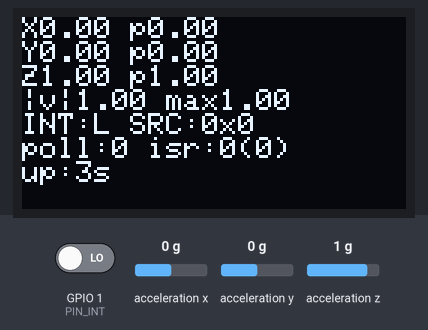
Simulated run of this sketch. Board: ESP32-C3. On the bench: 128×64 one-colour display. Wiring (inferred from the names in the program): MMA8452 accelerometer at I2C address 0x1D. Inputs (shaded band) come from the test bench; at power-on: GPIO 1 (PIN_INT) LOW, acceleration x 0 g, acceleration y 0 g, acceleration z 1 g.

Above: at 3.2 s.
3.3 s: GPIO 1 (PIN_INT) driven HIGH
At 4.8 s:
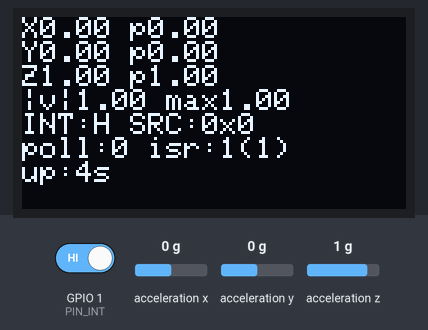
6.3 s: acceleration x set to -1.4 g
At 7.8 s:
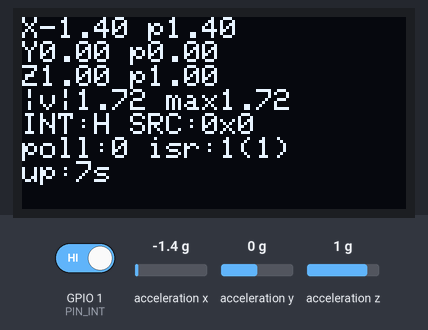
8.5 s: acceleration y set to -1.4 g
At 9.7 s:
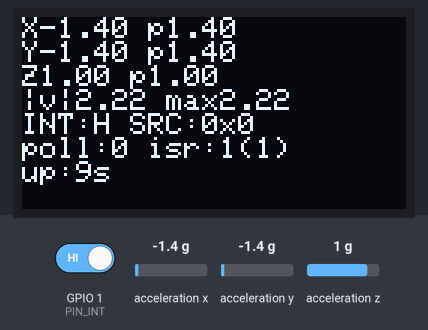
10.5 s: acceleration z set to -1.4 g
At 11.8 s:
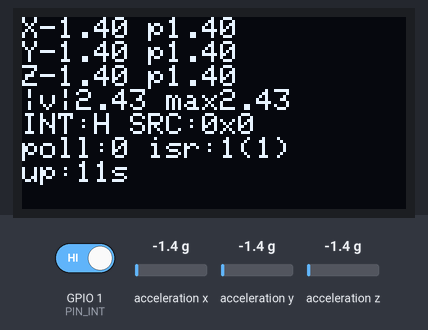
12.5 s: GPIO 1 (PIN_INT) driven LOW
At 13.8 s:
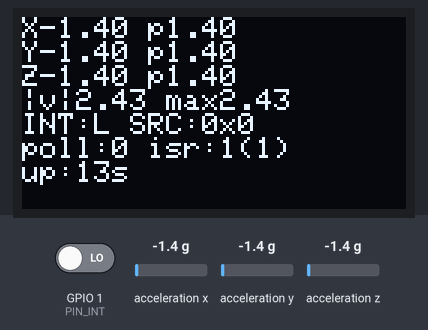
14.5 s: acceleration x set to -0.8 g
At 15.8 s:
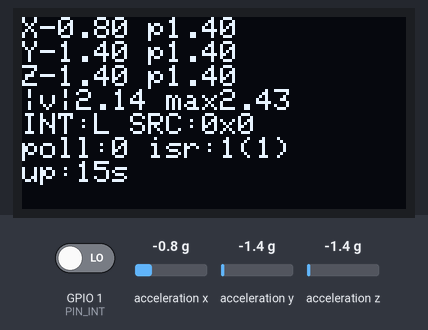
Timing chart, 0 to 17.5 s (numbered marks = the images above; inputs shaded):
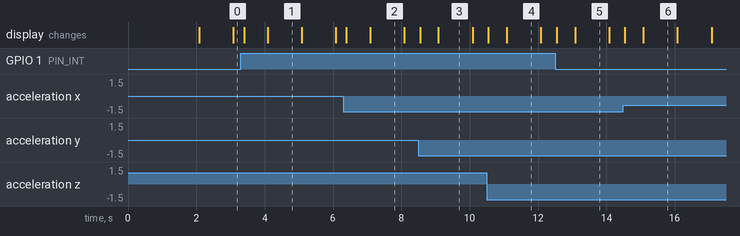

Measured:
- after the input at 3.3 s, the display: first changes after 0.09 s (image 1 shows a later state)
- after the input at 12.5 s, the display: first changes at once (image 5 shows a later state)
- what the display in image 1 shows lasts 1.0 s, from 4.1 s to 5.1 s

The sketch:

03_mma8452_test.ino
```cpp
// ESP32-C3 mini + MMA8452Q (GY-45) 가속도센서 + OLED
// I2C : SDA=GPIO8, SCL=GPIO9 (OLED 공유)
// INT : GPIO1 <- MMA8452 INT1
//
// 운영 모드: HPF ON → DC 중력 제거, AC(움직임) 성분만 motion 블록과 OUT 레지스터에 반영
// 모션 이벤트 두 경로로 관찰:
//   poll : FF_MT_SRC의 EA 비트를 I2C로 폴링
//   isr  : INT 핀 RISING 하드웨어 인터럽트 (Deep Sleep wake 소스로도 쓸 예정)

#include <Wire.h>
#include <Adafruit_GFX.h>
#include <Adafruit_SSD1306.h>

// --- pins ---
#define PIN_SDA        8
#define PIN_SCL        9
#define PIN_INT        1

#define OLED_ADDR      0x3C
#define MMA_ADDR       0x1D

// 모션 라우팅: 1 = INT1, 0 = INT2. (현재 배선: MMA INT1 -> ESP GPIO1)
#define ROUTE_TO_INT1  1

// 0.063g/LSB. 0x02 ≈ 0.13g (감도 양호), 0x04 ≈ 0.25g (약간 둔함)
#define MOT_THRESHOLD  0x02
// ODR 50Hz 기준 1카운트 = 20ms 디바운스. 0x02 = 40ms.
#define MOT_DEBOUNCE   0x02

// 소프트웨어 디바운스: 한 제스처의 울림(50Hz로 수십개 이벤트)을 1로 합침
#define ISR_DEBOUNCE_MS  500

// --- MMA8452Q 레지스터 ---
#define REG_OUT_X_MSB      0x01
#define REG_WHO_AM_I       0x0D
#define REG_XYZ_CFG        0x0E
#define REG_HP_FILTER_CUT  0x0F
#define REG_FF_MT_CFG      0x15
#define REG_FF_MT_SRC      0x16
#define REG_FF_MT_THS      0x17
#define REG_FF_MT_CNT      0x18
#define REG_CTRL_REG1      0x2A
#define REG_CTRL_REG3      0x2C
#define REG_CTRL_REG4      0x2D
#define REG_CTRL_REG5      0x2E

Adafruit_SSD1306 display(128, 64, &Wire, -1);

volatile uint32_t isrCount = 0;
volatile uint32_t isrRawCount = 0;      // 디바운스 없는 원시 ISR 발화 수 (참고용)
volatile uint32_t lastIsrMs = 0;
uint32_t pollCount = 0;
float maxAbsX = 0, maxAbsY = 0, maxAbsZ = 0;
float maxMag  = 0;
uint8_t lastSrc = 0;

static void IRAM_ATTR onMotion() {
  isrRawCount++;
  uint32_t now = millis();
  if (now - lastIsrMs > ISR_DEBOUNCE_MS) {
    isrCount++;
    lastIsrMs = now;
  }
}

// --- I2C helpers ---
static void mmaWrite(uint8_t reg, uint8_t val) {
  Wire.beginTransmission(MMA_ADDR);
  Wire.write(reg); Wire.write(val);
  Wire.endTransmission();
}
static uint8_t mmaRead(uint8_t reg) {
  Wire.beginTransmission(MMA_ADDR);
  Wire.write(reg);
  Wire.endTransmission(false);
  Wire.requestFrom((int)MMA_ADDR, 1);
  return Wire.available() ? Wire.read() : 0xFF;
}
static void mmaReadN(uint8_t reg, uint8_t *buf, uint8_t n) {
  Wire.beginTransmission(MMA_ADDR);
  Wire.write(reg);
  Wire.endTransmission(false);
  Wire.requestFrom((int)MMA_ADDR, (int)n);
  for (uint8_t i = 0; i < n && Wire.available(); i++) buf[i] = Wire.read();
}

// --- sensor config ---
static void mmaConfigMotion() {
  mmaWrite(REG_CTRL_REG1, 0x00);             // STANDBY (config 변경은 STANDBY에서만)
  mmaWrite(REG_XYZ_CFG, 0x10);               // ±2g + HPF_OUT=1 (AC only)
  mmaWrite(REG_HP_FILTER_CUT, 0x03);         // HPF SEL=11 → ~2Hz cutoff (사람 움직임 통과)
  mmaWrite(REG_FF_MT_CFG, 0xD8);             // ELE=1(latch), OAE=1(motion), Z/Y/X EFE=1
  mmaWrite(REG_FF_MT_THS, MOT_THRESHOLD);
  mmaWrite(REG_FF_MT_CNT, MOT_DEBOUNCE);
  mmaWrite(REG_CTRL_REG3, 0x02);             // IPOL=1(active high), PP_OD=0(push-pull)
  mmaWrite(REG_CTRL_REG4, 0x04);             // INT_EN_FF_MT
  mmaWrite(REG_CTRL_REG5, ROUTE_TO_INT1 ? 0x04 : 0x00);  // INT1 or INT2 라우팅
  mmaWrite(REG_CTRL_REG1, (0b100 << 3) | 0x01); // ACTIVE + ODR 50Hz
  mmaRead(REG_FF_MT_SRC);                    // 부팅 시 latch된 것 클리어
}

static void readAccel(float *gx, float *gy, float *gz) {
  uint8_t raw[6];
  mmaReadN(REG_OUT_X_MSB, raw, 6);
  int16_t x = ((int16_t)(raw[0] << 8 | raw[1])) >> 4;
  int16_t y = ((int16_t)(raw[2] << 8 | raw[3])) >> 4;
  int16_t z = ((int16_t)(raw[4] << 8 | raw[5])) >> 4;
  *gx = x / 1024.0f;
  *gy = y / 1024.0f;
  *gz = z / 1024.0f;
}

void setup() {
  // INT 핀: 내부 풀다운 (MMA 초기화 전/단선 시 라인 정의, Deep Sleep 준비)
  pinMode(PIN_INT, INPUT_PULLDOWN);
  attachInterrupt(digitalPinToInterrupt(PIN_INT), onMotion, RISING);

  Wire.begin(PIN_SDA, PIN_SCL);
  Wire.setClock(400000);

  display.begin(SSD1306_SWITCHCAPVCC, OLED_ADDR);
  display.clearDisplay();
  display.setTextColor(SSD1306_WHITE);
  display.setTextSize(1);

  uint8_t who = mmaRead(REG_WHO_AM_I);
  if (who != 0x2A) {
    display.setCursor(0, 0);
    display.print(F("WHO=0x")); display.print(who, HEX);
    display.println(F(" FAIL"));
    display.display();
    while (true) delay(1000);
  }

  mmaConfigMotion();

  // 설정 검증 (2초 표시)
  display.setCursor(0, 0);
  display.println(F("MMA8452 ready"));
  display.print(F("R3=")); display.print(mmaRead(REG_CTRL_REG3), HEX);
  display.print(F(" R4=")); display.print(mmaRead(REG_CTRL_REG4), HEX);
  display.print(F(" R5=")); display.println(mmaRead(REG_CTRL_REG5), HEX);
  display.print(F("MT_CFG=")); display.print(mmaRead(REG_FF_MT_CFG), HEX);
  display.print(F(" THS=")); display.println(mmaRead(REG_FF_MT_THS), HEX);
  display.print(F("pin=GPIO")); display.print(PIN_INT);
  display.print(F(" route=INT")); display.println(ROUTE_TO_INT1 ? 1 : 2);
  display.display();
  delay(2000);
}

void loop() {
  float gx, gy, gz;
  readAccel(&gx, &gy, &gz);

  uint8_t src = mmaRead(REG_FF_MT_SRC);   // 읽으면 EA 자동 클리어
  if (src & 0x80) pollCount++;
  if (src)        lastSrc = src;

  if (fabs(gx) > maxAbsX) maxAbsX = fabs(gx);
  if (fabs(gy) > maxAbsY) maxAbsY = fabs(gy);
  if (fabs(gz) > maxAbsZ) maxAbsZ = fabs(gz);
  float mag = sqrt(gx*gx + gy*gy + gz*gz);
  if (mag > maxMag) maxMag = mag;

  display.clearDisplay();
  display.setCursor(0, 0);
  display.print(F("X")); display.print(gx, 2);
  display.print(F(" p")); display.println(maxAbsX, 2);
  display.print(F("Y")); display.print(gy, 2);
  display.print(F(" p")); display.println(maxAbsY, 2);
  display.print(F("Z")); display.print(gz, 2);
  display.print(F(" p")); display.println(maxAbsZ, 2);
  display.print(F("|v|")); display.print(mag, 2);
  display.print(F(" max")); display.println(maxMag, 2);
  display.print(F("INT:"));
  display.print(digitalRead(PIN_INT) ? F("H") : F("L"));
  display.print(F(" SRC:0x")); display.println(lastSrc, HEX);
  display.print(F("poll:")); display.print(pollCount);
  display.print(F(" isr:")); display.print(isrCount);
  display.print(F("(")); display.print(isrRawCount); display.println(F(")"));
  display.print(F("up:")); display.print(millis() / 1000); display.print('s');
  display.display();
  delay(50);
}
```
